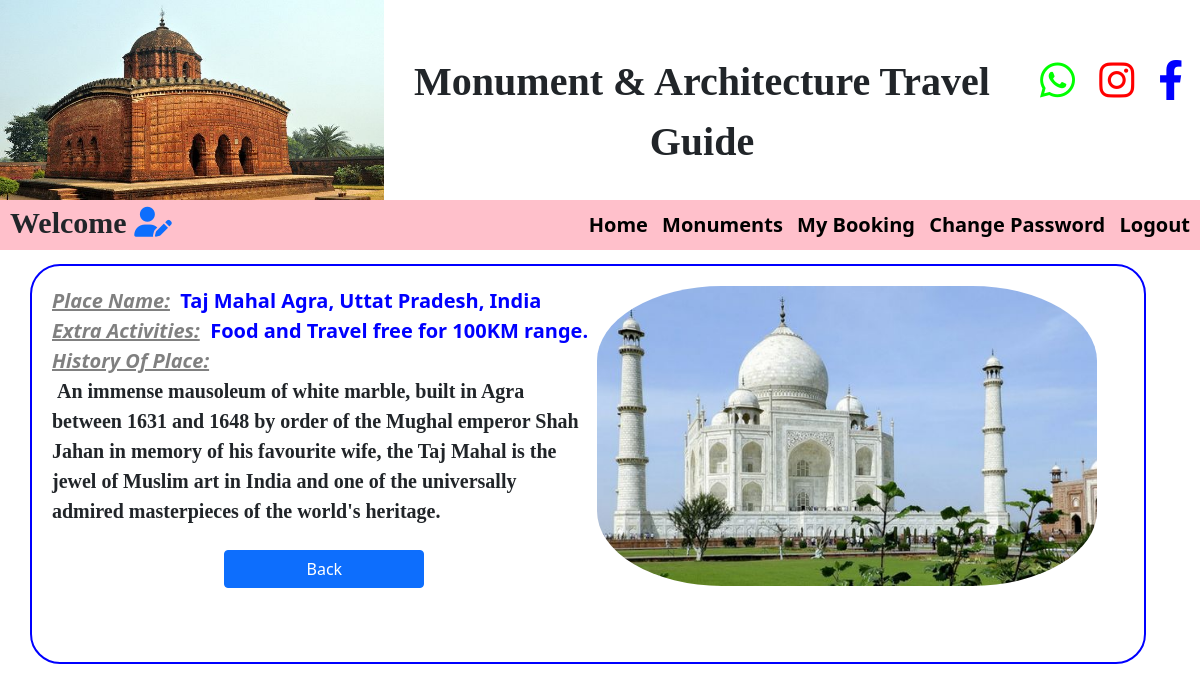
/more_detail/2, run on the app's committed database.
### room/models.py (models this page shows)
class Room(models.Model):
    p_name=models.CharField(max_length=10,null=True)
    p_state=models.CharField(max_length=10,null=True)
    p_city=models.CharField(max_length=10,null=True)
    t_price=models.CharField(max_length=10,null=True)
    status=models.CharField(max_length=10,null=True)
    activity=models.CharField(max_length=10,null=True)
    image=models.FileField(null=True)
    history=models.CharField(max_length=90,null=True)

### room/views.py (the view)
# urls.py: path('more_detail/<int:id>',more_detail,name='more_detail'),
def more_detail(request,id):
    data = Room.objects.get(id=id)
    d = {'data':data}
    return render(request,'more_detail.html',d)

### room/templates/more_detail.html (shortened to what this page needs)
<!DOCTYPE html>
{% include 'user_navigation.html' %}
<html lang="en">
<head>
</head>
<body>
<div class="container">
   <div class="row" style="width:100%;">
    <div class="mt-2" style="border:2px solid blue;border-radius:30px;min-height:400px;max-height:1500px;padding:20px;">
        <label for="" class="lb1">Place Name:</label><label class="lb2" for="">&nbsp; {{data.p_name}} {{data.p_city}}, {{data.p_state}}</label>
        <div style="float:right;margin-right:170px;" class="col-4">
            <img src="{{data.image.url}}" alt="" height="300" width="500" style="border-radius:25%;">
        </div>
        <br>
        <label for="" class="lb1">Extra Activities: </label><label for="" class="lb2">&nbsp; {{data.activity}}</label>
        <br>
        <label for="" class="lb1">History Of Place:</label>
        <div class="col-6">
            <label for="" class="lb3"><font face="mv boli">&nbsp;{{data.history}}</font></label>
        </div>
    <center>
        <a href="{% url 'view_room_user' %}" class="btn btn-primary mt-4" style="width:200px;">Back</a>
    </center>
    </div>
    </div>
</div>
</body>
</html>

### room/templates/more_detail.html (style rules this page uses)
.lb1 { font-weight:bold; font-size:20px; color:gray; text-decoration:underline; font-style:italic; }
.lb2 { font-weight:bold; font-size:20px; color:blue; }
.lb3 { font-weight:bold; font-size:20px; color:sky; }

### data on the page
Room: p_name "Taj Mahal", p_city "Agra", p_state "Uttat Pradesh, India", image (picture), activity "Food and Travel free for 100KM range.", history "An immense mausoleum of white marble, built in Agra between 1631 and 1648 by order of the Mughal emperor Shah Jahan in memory of his favourite wife, the Taj Mahal is the jewel of Muslim art in India and one of the universally admired masterpieces of the world's heritage."
